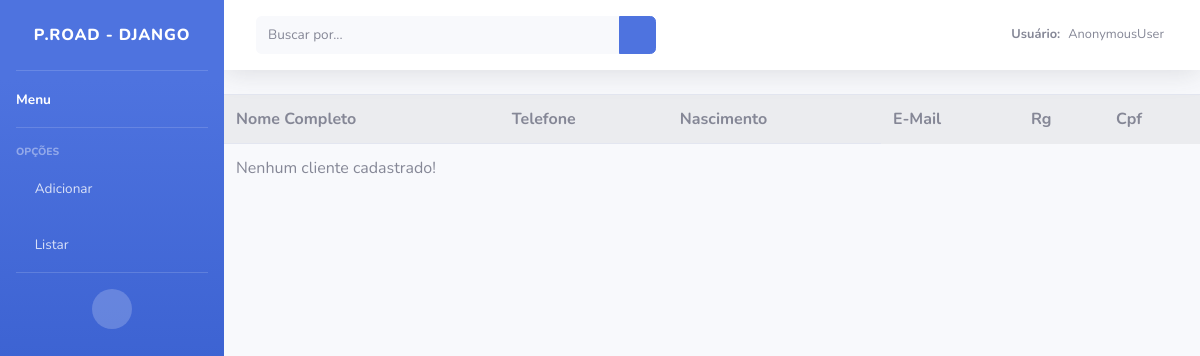
Before: /listar/cliente with the older database file.
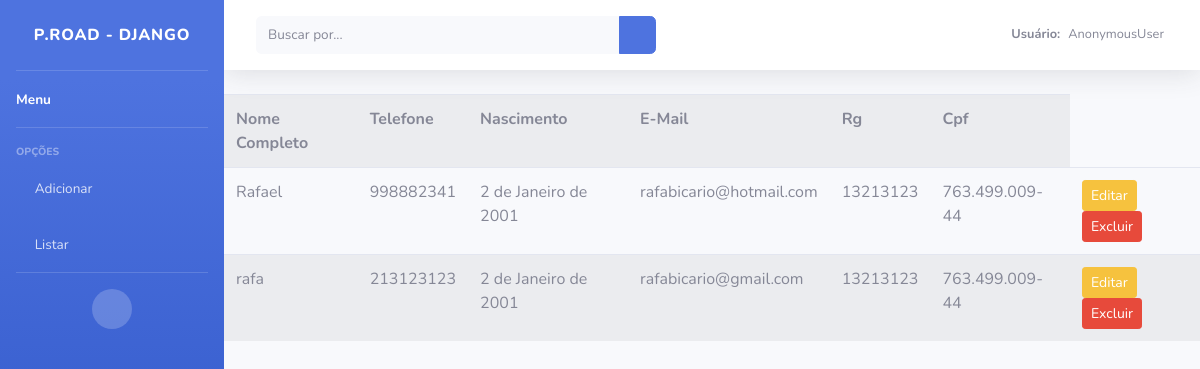
After: the same page with the newer database file.
### paginas/models.py (models this page shows, shortened)
class Clientes(models.Model):
    nome_completo = models.CharField(max_length=50, verbose_name="Informe o Nome",
    help_text="Digite seu nome completo")
    telefone = models.CharField(max_length=20, verbose_name='Informe o Telefone')
    nascimento = models.DateField(verbose_name='Informe a Data de Nacimento')
    email = models.EmailField(max_length=100, unique=True)
    rg = models.CharField(max_length=20, verbose_name="Informe o RG")
    cpf = models.CharField(max_length=20, verbose_name="Informe o CPF")
    usuario = models.ForeignKey(User, on_delete=models.PROTECT)

### paginas/views.py (the view)
# urls.py: path('listar/cliente', ClienteList.as_view(), name='listar-cliente'),
class ClienteList(ListView):
    model = Clientes
    context_object_name = 'cliente'
    template_name = 'paginas/listas/clientes.html'

### paginas/templates/paginas/listas/clientes.html (shortened to what this page needs)
{% extends 'paginas/modelo.html' %}
{% load static %}
{% block conteudo %}
    <table class="table table-striped">
        <tr>
            <th>Nome Completo</th>
            <th>Telefone</th>
            <th>Nascimento</th>
            <th>E-Mail</th>
            <th>Rg</th>
            <th>Cpf</th>
        </tr>
        {% for cliente in object_list %}
        <tr>
            <td>{{ cliente.nome_completo }}</td>
            <td>{{ cliente.telefone }}</td>
            <td>{{ cliente.nascimento }}</td>
            <td>{{ cliente.email }}</td>
            <td>{{ cliente.rg }}</td>
            <td>{{ cliente.cpf }}</td>
        <td>
            <a href="{% url 'editar-clientes' cliente.pk %}" class="btn btn-warning btn-sm">Editar</a>
            <a href="{% url 'deletar-clientes' cliente.pk %}" class="btn btn-danger btn-sm">Excluir</a>
        </td>
    </tr>
        {% empty %}
    <tr>
        <td colspan="3">Nenhum cliente cadastrado!</td>
    </tr>
    {% endfor %}
</table>
{% endblock %}

Changed rows visible on the page:
added Clientes: nome_completo "Rafael", telefone "998882341", nascimento "2 de Janeiro de 2001", email "rafabicario@hotmail.com", rg "13213123", cpf "763.499.009-44"
added Clientes: nome_completo "rafa", telefone "213123123", nascimento "2 de Janeiro de 2001", email "rafabicario@gmail.com", rg "13213123", cpf "763.499.009-44"
Other visible differences:
text no longer shown: "Nenhum cliente cadastrado!"
